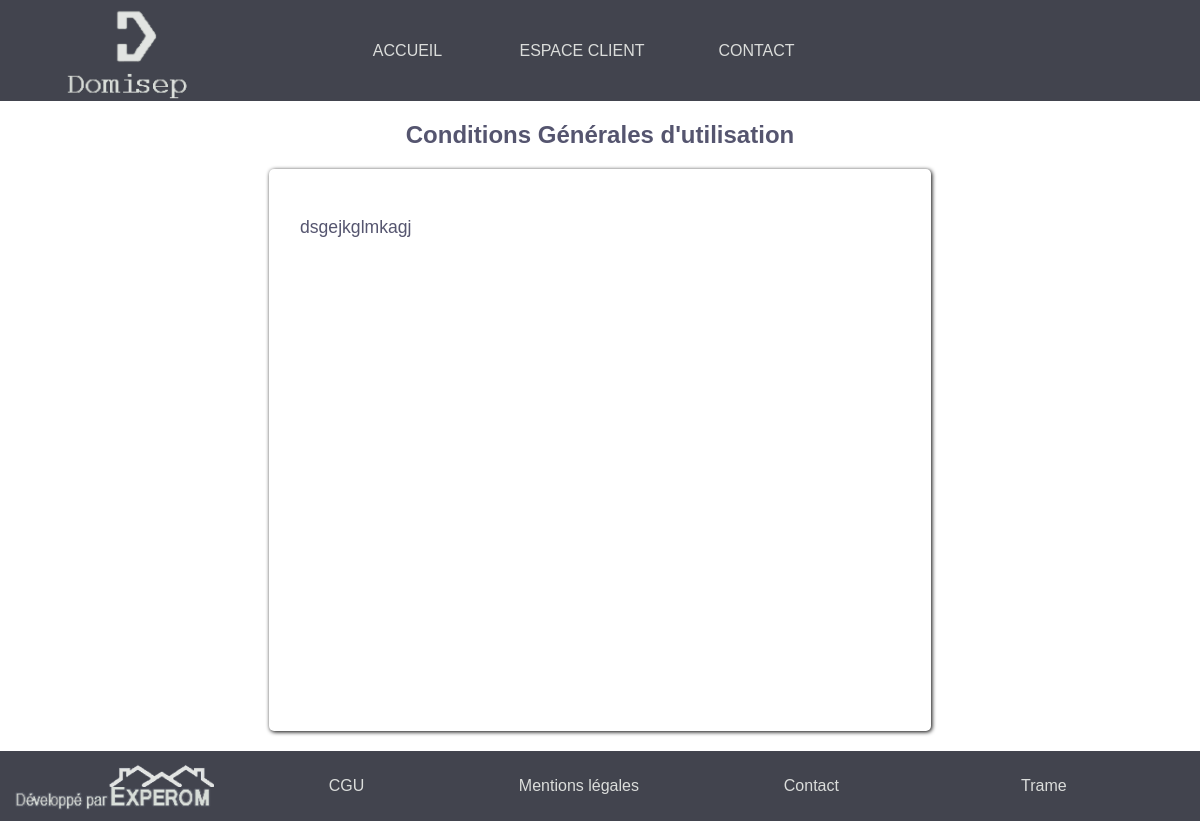
/cgu, run on an earlier commit of the app's database.
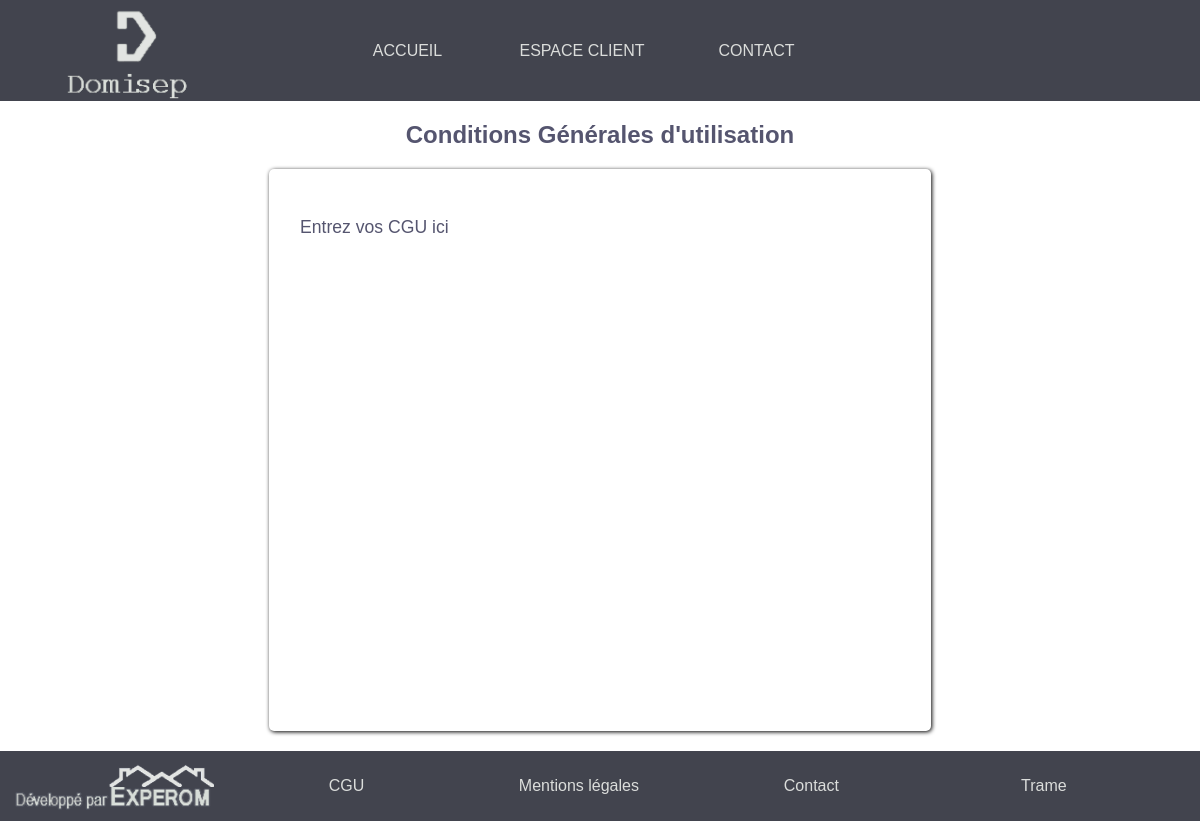
And on a later commit of the database.
### tables this page shows
CREATE TABLE `cgu` (
  `ID` int(11) NOT NULL,
  `text` text NOT NULL,
  `last_update` date NOT NULL,
  `last_admin` varchar(255) NOT NULL
);

### controller/cgu.php (called while the page is built)
<?php
$tableau = array('typeDeRequete'=>'select', 'table'=>'cgu','param'=>array('ID'=>1));
$dataCGU = requeteDansTable($db,$tableau);
$textCGU = "";
if ($dataCGU != array()) {
    $textCGU = $dataCGU[0]['text'];
}
include('vue/cgu.php');
?>

### modele/general.php (called while the page is built, shortened)
<?php
function securite($tableau)
{
    $tableauEntitiesAndCrypt = array();
    foreach ($tableau['param'] as $key => $value) {
        if ($key == 'mdp') {
            $tableauEntitiesAndCrypt[$key] = 'cocos_'.md5($value);
        } else {
            $tableauEntitiesAndCrypt[$key] = htmlentities($value);
        }
    }
    unset($tableau['param']);
    $tableau['param'] = $tableauEntitiesAndCrypt;
    return $tableau;
}
function requeteDansTable($db,$tableau){
    $tableau = securite($tableau);
    if ($tableau['typeDeRequete'] == "select") {
        $tableau = implodeChampsValues($tableau);
        $query = 'SELECT * FROM '.$tableau['table'].' WHERE '.$tableau['champsValues'];
    }
    $param = $tableau['param'];
    $requete = $db->prepare($query);
    $requete->execute($param);
    $tableauDonnees = array();
    if ($tableau['typeDeRequete'] == "select") {
        while ($donnees = $requete -> fetch()) {
            $tableauDonnees[] = $donnees;
        }
        return $tableauDonnees;
    }
}
function implodeChampsValues($tableau)
{
    if ($tableau['typeDeRequete'] == 'insert') {
        $tableauChamps = array();
        $tableauValues = array();
        foreach ($tableau["param"] as $key => $values) {
            if ($key == 'dateInscription') {
                $tableauValues[] = 'NOW()';
            } else {
                $tableauValues[] = ':' . $key;
            }
        }
        $tableauValues = implode(', ', $tableauValues);
        foreach ($tableau["param"] as $key => $values) {
            $tableauChamps[] = $key;
        }
        $tableauChamps = implode(', ', $tableauChamps);
        $tableau['champs'] = $tableauChamps;
        $tableau['values'] = $tableauValues;
        unset($tableau['param']['dateInscription']);
        return $tableau;
    }
    else if ($tableau['typeDeRequete'] == 'select' or $tableau['typeDeRequete'] == 'delete') {
        $tableauChampsValues = array();
        foreach ($tableau['param'] as $key => $value) {
            $tableauChampsValues[] = $key . '=:' . $key;
        }
        $tableauChampsValues = implode(' AND ',$tableauChampsValues);
        $tableau['champsValues']  = $tableauChampsValues;
        return $tableau;
    }
}
?>

### vue/cgu.php (the view, shortened to what this page needs)
<?php
if (isset($_SESSION['role'])) {
    if ($_SESSION['role'] != 'admin') {
        include("vue/header.php");
        include("vue/footer.php");
    } else {
        include("vue/back-office/header.php");
        include("vue/back-office/footer.php");
    }
}
else {
    include("vue/header.php");
    include("vue/footer.php");
}
?>
    <section id="cgu-foot-section">
        <h1>Conditions Générales d'utilisation</h1>
        <div id="cgu-foot">
            <p><?php if ($textCGU != "") { echo $textCGU; } else { echo "Les CGU doivent être mises à jour"; } ?></p>
        </div>
    </section>
<?php
include('gabarit.php');

What changed in the data, as far as the page shows it:
changed cgu: text "dsgejkglmkagj" → "Entrez vos CGU ici"
